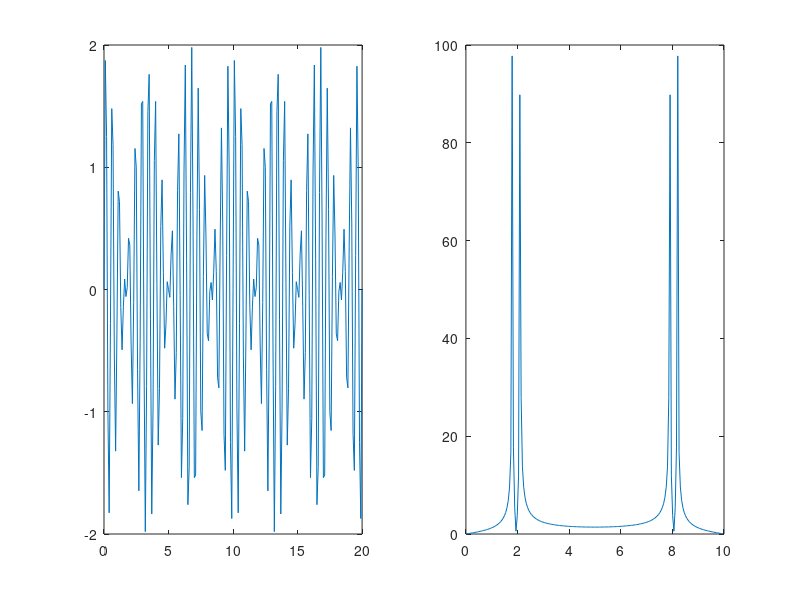

The MATLAB source for this figure:
% fs will represent the sampling frequency of the audio signal.

fs = 10;

% t will represent the times when the audio signal was sampled.

t = 0:1/fs:20;

% y will represent the audio signal amplitude at each sampled time.

y = sin(1.8*2*pi*t) + sin(2.1*2*pi*t);

% Since the y vector contains the sum of two sine waves
% with similar frequencies, you will see a 'beat' pattern.
subplot(1,2,1)
plot(t,y)

% A Fourier transform returns information about the frequency content of the signal.
% You can use the fft function to compute the discrete Fourier transform of a vector.

yfft = fft(y);

% Use the numel function to return the number of elements in an array.

n = numel(y);

% The fft function in MATLAB uses only the sampled data to compute the Fourier transform.
% The f variable will represent the frequencies that correspond to the values in yfft.
% Create a variable named f that contains a vector which starts at 0,
% ends at fs*(n-1)/n, and whose elements are spaced by fs/n.

f = 0:fs/n:(fs*(n-1)/n);

% The output values from fft are complex numbers. 
% To plot their magnitude, you can use the abs function.
subplot(1,2,2)
plot(f,abs(yfft))
